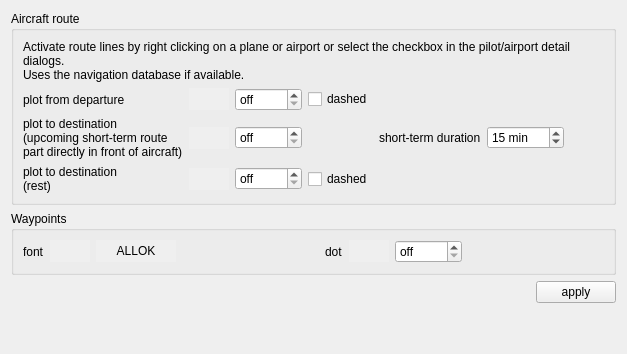
     <widget class="QWidget" name="tab">
      <attribute name="title">
       <string>Pilots (route)</string>
      </attribute>
      <layout class="QGridLayout" name="gridLayout_5">
       <item row="1" column="0">
        <widget class="QGroupBox" name="groupBox_18">
         <property name="title">
          <string>Waypoints</string>
         </property>
         <layout class="QGridLayout" name="gridLayout_24">
          <item row="0" column="0">
           <layout class="QGridLayout" name="gridLayout_8">
            <item row="0" column="6">
             <widget class="QDoubleSpinBox" name="waypointsDotSize">
              <property name="toolTip">
               <string>set to 0 to deactivate.</string>
              </property>
              <property name="specialValueText">
               <string>off</string>
              </property>
              <property name="suffix">
               <string> px</string>
              </property>
              <property name="decimals">
               <number>1</number>
              </property>
              <property name="maximum">
               <double>10.000000000000000</double>
              </property>
              <property name="singleStep">
               <double>0.100000000000000</double>
              </property>
             </widget>
            </item>
            <item row="0" column="3">
             <spacer name="horizontalSpacer_19">
              <property name="orientation">
               <enum>Qt::Horizontal</enum>
              </property>
              <property name="sizeHint" stdset="0">
               <size>
                <width>40</width>
                <height>20</height>
               </size>
              </property>
             </spacer>
            </item>
            <item row="0" column="2">
             <widget class="QPushButton" name="waypointsFont">
              <property name="autoFillBackground">
               <bool>true</bool>
              </property>
              <property name="text">
               <string>ALLOK</string>
              </property>
              <property name="flat">
               <bool>true</bool>
              </property>
             </widget>
            </item>
            <item row="0" column="5">
             <widget class="QPushButton" name="waypointsDotColor">
              <property name="autoFillBackground">
               <bool>true</bool>
              </property>
              <property name="flat">
               <bool>true</bool>
              </property>
             </widget>
            </item>
            <item row="0" column="0">
             <widget class="QLabel" name="label_36">
              <property name="text">
               <string>font</string>
              </property>
              <property name="buddy">
               <cstring>pbPilotFontColor</cstring>
              </property>
             </widget>
            </item>
            <item row="0" column="4">
             <widget class="QLabel" name="label_39">
              <property name="text">
               <string>dot</string>
              </property>
              <property name="buddy">
               <cstring>pbPilotDotColor</cstring>
              </property>
             </widget>
            </item>
            <item row="0" column="1">
             <widget class="QPushButton" name="waypointsFontColor">
              <property name="toolTip">
               <string>set color-alpha to 0 to hide all labels of this type.</string>
              </property>
              <property name="autoFillBackground">
               <bool>true</bool>
              </property>
              <property name="flat">
               <bool>true</bool>
              </property>
             </widget>
            </item>
            <item row="0" column="7">
             <spacer name="horizontalSpacer_20">
              <property name="orientation">
               <enum>Qt::Horizontal</enum>
              </property>
              <property name="sizeHint" stdset="0">
               <size>
                <width>40</width>
                <height>20</height>
               </size>
              </property>
             </spacer>
            </item>
           </layout>
          </item>
         </layout>
        </widget>
       </item>
       <item row="2" column="0">
        <layout class="QHBoxLayout" name="horizontalLayout_11">
         <item>
          <spacer name="horizontalSpacer_15">
           <property name="orientation">
            <enum>Qt::Horizontal</enum>
           </property>
           <property name="sizeHint" stdset="0">
            <size>
             <width>40</width>
             <height>20</height>
            </size>
           </property>
          </spacer>
         </item>
         <item>
          <widget class="QPushButton" name="applyPilotsRoute">
           <property name="toolTip">
            <string>To see the effect, all pilots lists are re-calculated.</string>
           </property>
           <property name="text">
            <string>apply</string>
           </property>
          </widget>
         </item>
        </layout>
       </item>
       <item row="3" column="0">
        <spacer name="verticalSpacer_7">
         <property name="orientation">
          <enum>Qt::Vertical</enum>
         </property>
         <property name="sizeHint" stdset="0">
          <size>
           <width>20</width>
           <height>40</height>
          </size>
         </property>
        </spacer>
       </item>
       <item row="0" column="0">
        <widget class="QGroupBox" name="groupBox_8">
         <property name="title">
          <string>Aircraft route</string>
         </property>
         <layout class="QVBoxLayout" name="verticalLayout_19">
          <item>
           <widget class="QLabel" name="label_15">
            <property name="text">
             <string>Activate route lines by right clicking on a plane or airport or select the checkbox in the pilot/airport detail dialogs.
Uses the navigation database if available.</string>
            </property>
            <property name="wordWrap">
             <bool>true</bool>
            </property>
           </widget>
          </item>
          <item>
           <layout class="QGridLayout" name="gridLayout_7">
            <item row="2" column="0">
             <widget class="QLabel" name="label_47">
              <property name="toolTip">
               <string>Plot line from plane to destination</string>
              </property>
              <property name="text">
               <string>plot to destination
(rest)</string>
              </property>
              <property name="buddy">
               <cstring>pbDestLineColor</cstring>
              </property>
             </widget>
            </item>
            <item row="0" column="2">
             <widget class="QDoubleSpinBox" name="sbDepLineStrength">
              <property name="toolTip">
               <string>set to 0 to deactivate.</string>
              </property>
              <property name="specialValueText">
               <string>off</string>
              </property>
              <property name="suffix">
               <string> px</string>
              </property>
              <property name="decimals">
               <number>1</number>
              </property>
              <property name="maximum">
               <double>10.000000000000000</double>
              </property>
              <property name="singleStep">
               <double>0.100000000000000</double>
              </property>
             </widget>
            </item>
            <item row="1" column="4">
             <widget class="QLabel" name="label_17">
              <property name="text">
               <string>short-term duration</string>
              </property>
             </widget>
            </item>
            <item row="1" column="5">
             <widget class="QSpinBox" name="sbDestImmediateDuration">
              <property name="suffix">
               <string> min</string>
              </property>
              <property name="minimum">
               <number>0</number>
              </property>
              <property name="maximum">
               <number>9999</number>
              </property>
              <property name="value">
               <number>15</number>
              </property>
             </widget>
            </item>
            <item row="1" column="0">
             <widget class="QLabel" name="label_4">
              <property name="text">
               <string>plot to destination
(upcoming short-term route 
part directly in front of aircraft)</string>
              </property>
             </widget>
            </item>
            <item row="2" column="2">
             <widget class="QDoubleSpinBox" name="sbDestLineStrength">
              <property name="toolTip">
               <string>set to 0 to deactivate.</string>
              </property>
              <property name="specialValueText">
               <string>off</string>
              </property>
              <property name="suffix">
               <string> px</string>
              </property>
              <property name="decimals">
               <number>1</number>
              </property>
              <property name="maximum">
               <double>10.000000000000000</double>
              </property>
              <property name="singleStep">
               <double>0.100000000000000</double>
              </property>
             </widget>
            </item>
            <item row="2" column="3">
             <widget class="QCheckBox" name="cbDestLineDashed">
              <property name="toolTip">
               <string>activate 'dashed lines' in OpenGL settings for this to be enabled.</string>
              </property>
              <property name="text">
               <string>dashed</string>
              </property>
             </widget>
            </item>
            <item row="0" column="0">
             <widget class="QLabel" name="label_3">
              <property name="sizePolicy">
               <sizepolicy hsizetype="Preferred" vsizetype="Preferred">
                <horstretch>0</horstretch>
                <verstretch>0</verstretch>
               </sizepolicy>
              </property>
              <property name="toolTip">
               <string>Plot line from departure airport to plane.</string>
              </property>
              <property name="text">
               <string>plot from departure</string>
              </property>
              <property name="buddy">
               <cstring>pbDepLineColor</cstring>
              </property>
             </widget>
            </item>
            <item row="0" column="3">
             <widget class="QCheckBox" name="cbDepLineDashed">
              <property name="toolTip">
               <string>activate 'dashed lines' in OpenGL settings for this to be enabled.</string>
              </property>
              <property name="text">
               <string>dashed</string>
              </property>
             </widget>
            </item>
            <item row="2" column="1">
             <widget class="QPushButton" name="pbDestLineColor">
              <property name="autoFillBackground">
               <bool>true</bool>
              </property>
              <property name="flat">
               <bool>true</bool>
              </property>
             </widget>
            </item>
            <item row="0" column="1">
             <widget class="QPushButton" name="pbDepLineColor">
              <property name="autoFillBackground">
               <bool>true</bool>
              </property>
              <property name="flat">
               <bool>true</bool>
              </property>
             </widget>
            </item>
            <item row="1" column="6">
             <spacer name="horizontalSpacer">
              <property name="orientation">
               <enum>Qt::Horizontal</enum>
              </property>
              <property name="sizeHint" stdset="0">
               <size>
                <width>40</width>
                <height>20</height>
               </size>
              </property>
             </spacer>
            </item>
            <item row="1" column="1">
             <widget class="QPushButton" name="pbDestImmediateLineColor">
              <property name="autoFillBackground">
               <bool>true</bool>
              </property>
              <property name="flat">
               <bool>true</bool>
              </property>
             </widget>
            </item>
            <item row="1" column="2">
             <widget class="QDoubleSpinBox" name="sbDestImmediateLineStrength">
              <property name="toolTip">
               <string>set to 0 to deactivate.</string>
              </property>
              <property name="specialValueText">
               <string>off</string>
              </property>
              <property name="suffix">
               <string> px</string>
              </property>
              <property name="decimals">
               <number>1</number>
              </property>
              <property name="maximum">
               <double>10.000000000000000</double>
              </property>
              <property name="singleStep">
               <double>0.100000000000000</double>
              </property>
             </widget>
            </item>
           </layout>
          </item>
         </layout>
        </widget>
       </item>
      </layout>
     </widget>
